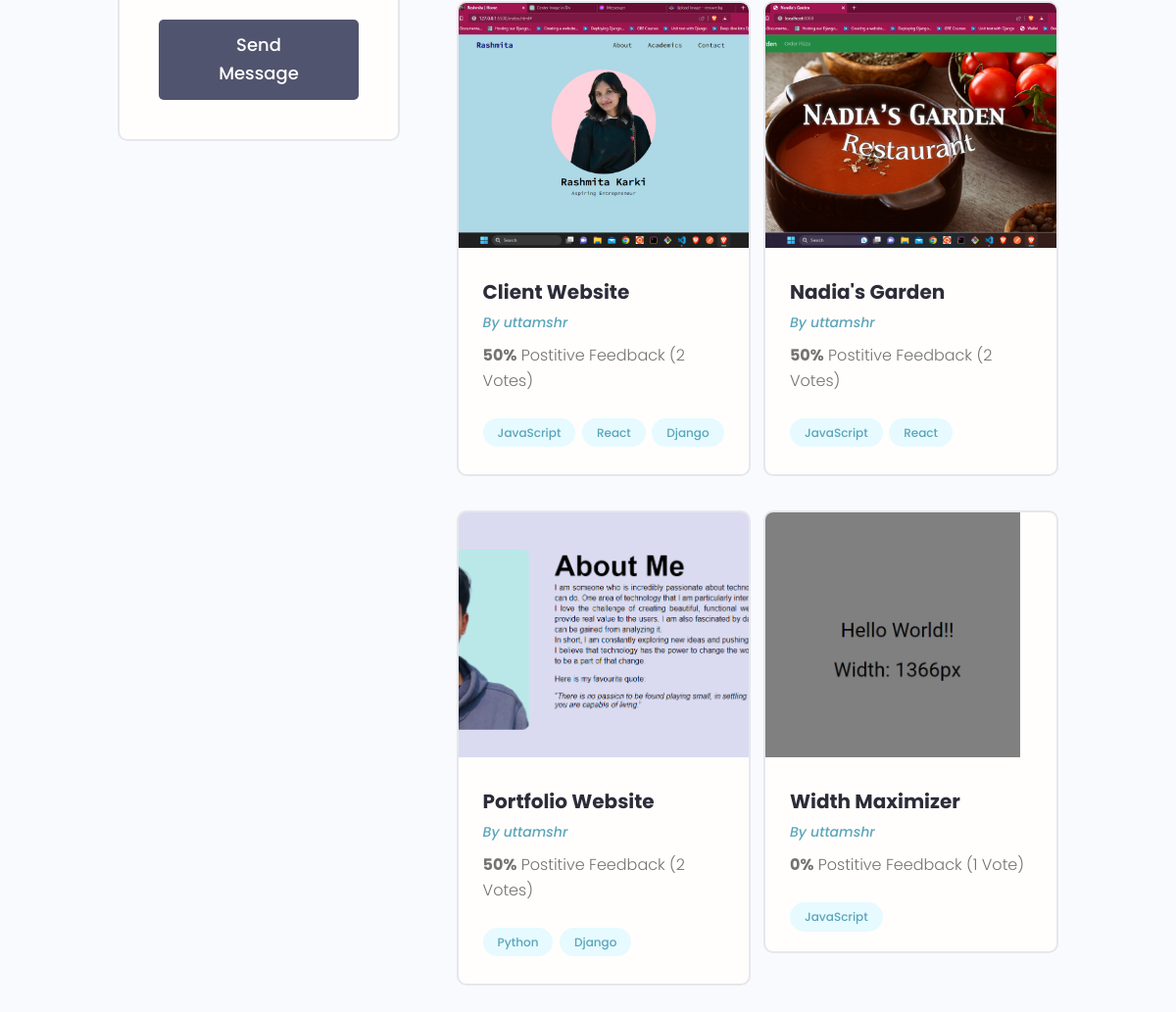
/profile/b7f2d739-b340-41c2-8e27-79ad02d9340a/ (lower part), run on an earlier commit of the app's database.
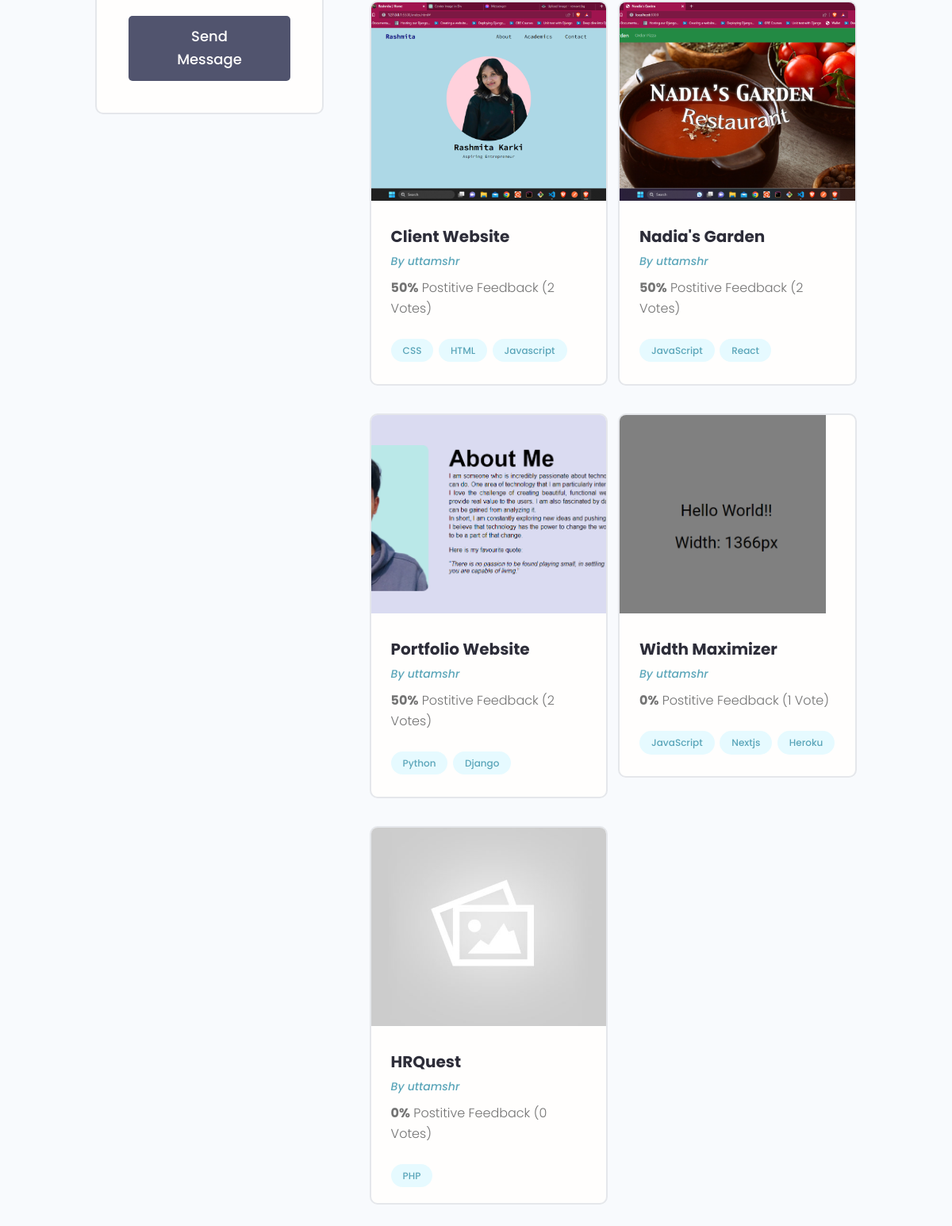
And on a later commit of the database.
### application/models.py (models this page shows, shortened)
class Project (models.Model):
    owner = models.ForeignKey(Profile, blank = True, null = True, on_delete = models.CASCADE )  # Create the owner for the project and delete the project when the user id is deleted by any circumstances.
    title = models.CharField(max_length = 200)
    description = models.TextField(blank = True, null = True)
    project_image = models.ImageField(blank = True, null = True, default = "default.jpg") # to add images to the DB.
    demo_link = models.CharField(max_length=2000, blank = True, null = True)
    source_link = models.CharField(max_length = 2000, blank = True, null = True)
    tags = models.ManyToManyField('Tag', blank = True)  # it lets user select content of Tag table.
    vote_total = models.IntegerField(default = 0, null = True, blank = True)
    vote_ratio = models.IntegerField(default = 0, null = True, blank = True)
    created = models.DateTimeField(auto_now_add=True)
    id = models.UUIDField(default=uuid.uuid4, primary_key=True, unique=True, editable=False) # generate random unique id
    class Meta:
        ordering = ['-vote_ratio', '-vote_total', 'title']

class Tag(models.Model):
    name = models.CharField(max_length = 200)
    created = models.DateTimeField(auto_now_add=True)
    id = models.UUIDField(default = uuid.uuid4, primary_key = True, editable = False) # generate random unique ID
    def __str__(self):
        return self.name

### users/models.py (models this page shows)
class Profile(models.Model):
    user = models.OneToOneField(User, on_delete=models.CASCADE, null = True, blank = True)  # User has one to one relationship with their Profile means user can create only one Profile.
    name = models.CharField(max_length = 100, blank = True, null = True)
    email = models.EmailField(max_length = 50, blank = True, null = True)
    username = models.CharField(max_length = 20, blank = True, null = True)
    short_intro = models.CharField(max_length = 200, blank = True, null = True)
    location = models.CharField(max_length = 200, blank = True, null = True)
    bio = models.TextField(blank = True, null = True)
    profile_image = models.ImageField(null = True, blank = True, upload_to = 'users/', default='users/user-default.png')
    social_github = models.CharField(max_length = 200, blank = True, null = True)     # user can add github
    social_linkedin = models.CharField(max_length = 200, blank = True, null = True)   # user can add linkedin
    social_website = models.CharField(max_length = 200, blank = True, null = True)    # user can add their website.
    created = models.DateTimeField(auto_now_add=True)
    id = models.UUIDField(default = uuid.uuid4, primary_key = True, editable = False)
    def __str__(self):
        return str(self.user.username)
    class Meta:
        ordering = ['created']

### users/views.py (the view)
# urls.py: path('profile/<str:pk>/', views.userProfile, name = 'user-profile'),
def userProfile(request, pk):
    profile = models.Profile.objects.get(id=pk) # get the objects matched by its id.
    topSkills = profile.skill_set.exclude(description__exact="") # exclude skills that doesn't have description
    otherSkills = profile.skill_set.filter(description="") # give value of empty description
    context = {
        'profile': profile,
        'topSkills': topSkills,
        'otherSkills': otherSkills
    }
    return render(request, 'users/user-profile.html', context)

### users/models.py (called while the page is built)
    def __str__(self):
        return self.name

### template/users/user-profile.html (shortened to what this page needs)
{% extends 'application/main.html' %}
{% block content %}
  <main class="profile my-md">
    <div class="container">
      <div class="layout">
        <div class="column column--1of3">
          <div class="card text-center">
            <div class="card__body dev">
              {% if request.user.profile.id != profile.id %}
              <a href="{% url 'send-message' profile.id %}" class="btn btn--sub btn--lg">Send Message </a>
              {% endif %}
            </div>
          </div>
        </div>
        <div class="column column--2of3">
          <div class="devInfo">
            <div class="grid grid--two">
              {% for project in profile.project_set.all %}
              <div class="column">
                <div class="card project">
                  <a href="{% url 'project' project.id %}" class="project">
                    <img class="project__thumbnail" src="{{project.project_image.url}}" alt="project thumbnail" />
                    <div class="card__body">
                      <h3 class="project__title">{{project.title}}</h3>
                      <p><a class="project__author" href="{% url 'user-profile' project.owner.id %}">By {{project.owner}}</a></p>
                      <p class="project--rating">
                        <span style="font-weight: bold;">{{project.vote_ratio}}%</span> Postitive
                        Feedback ({{project.vote_total}} Vote{{project.vote_total|pluralize:"s"}})
                      </p>
                      <div class="project__tags">
                        {% for tag in project.tags.all %}
                        <span class="tag tag--pill tag--main">
                          <small>{{tag}}</small>
                        </span>
                        {% endfor %}
                      </div>
                    </div>
                  </a>
                </div>
              </div>
              {% endfor %}
            </div>
          </div>
        </div>
      </div>
    </div>
  </main>
{% endblock %}

What changed in the data, as far as the page shows it:
changed Project "Client Website": loses Tag (name "JavaScript"); loses Tag (name "React"); loses Tag (name "Django")
added Tag: name "CSS", shown under Project "Client Website"
added Tag: name "HTML", shown under Project "Client Website"
added Tag: name "Javascript", shown under Project "Client Website"
added Tag: name "Nextjs", shown under Project "Width Maximizer"
added Tag: name "Heroku", shown under Project "Width Maximizer"
added Project: project_image (placeholder picture), title "HRQuest", owner "uttamshr", vote_ratio "0", vote_total "0"
added Tag: name "PHP", shown under "HRQuest"
